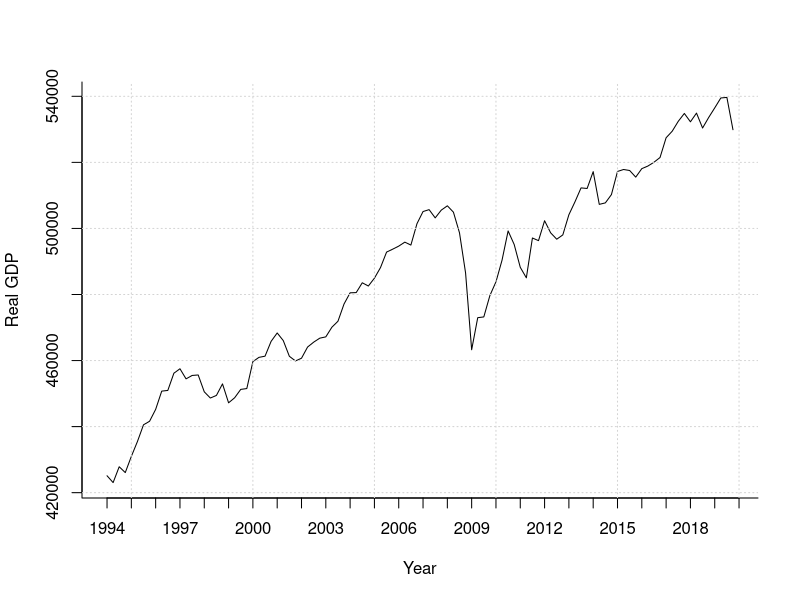
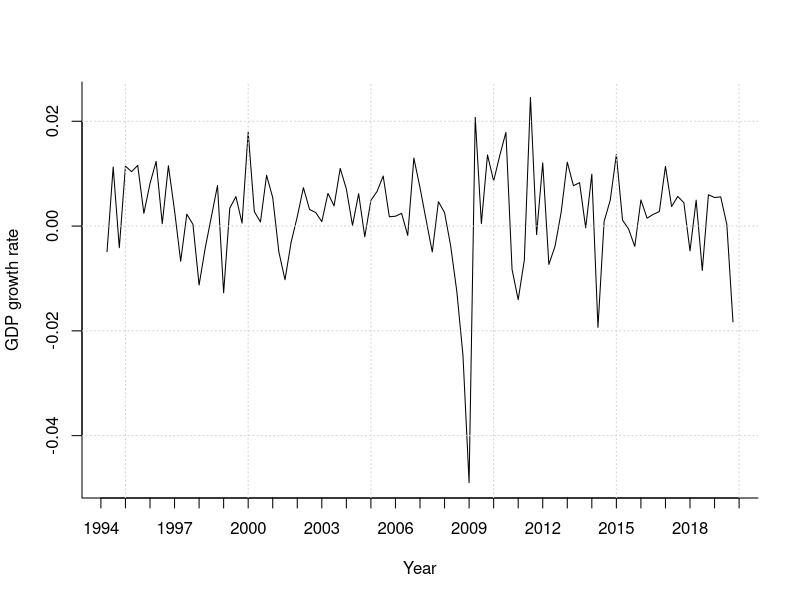
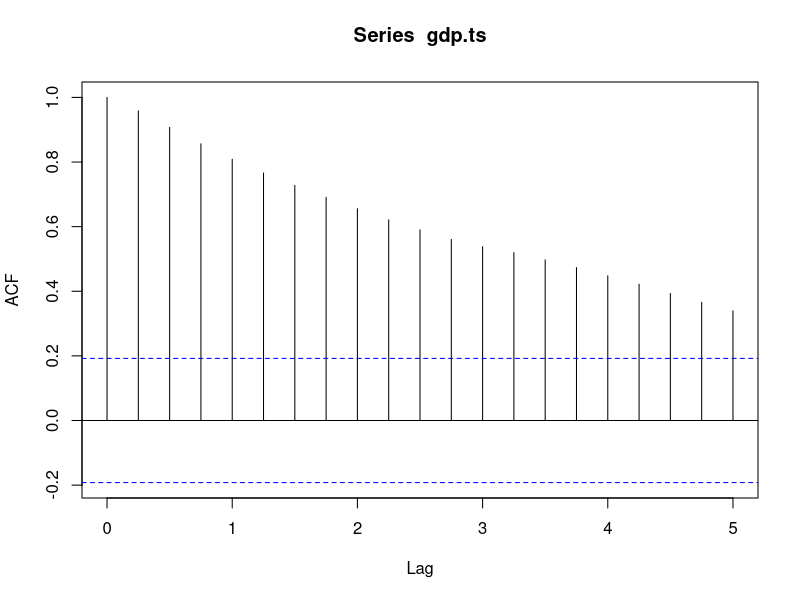
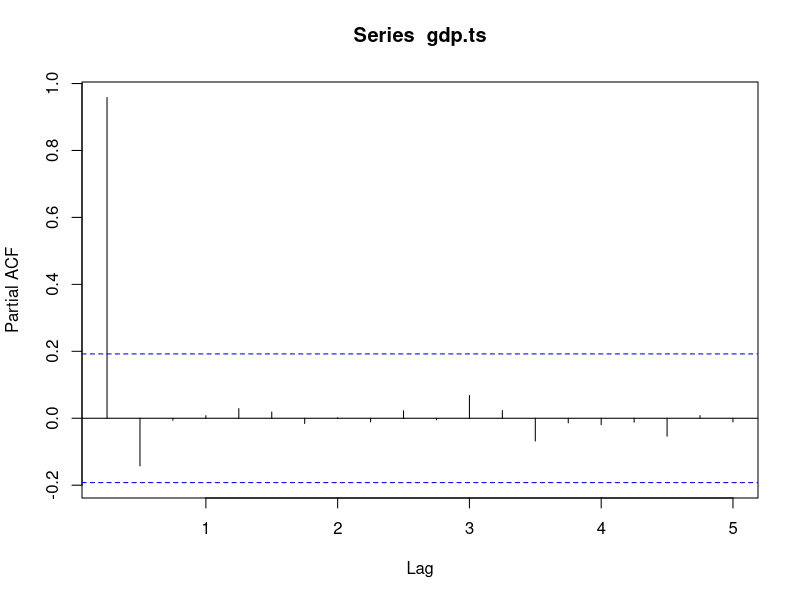
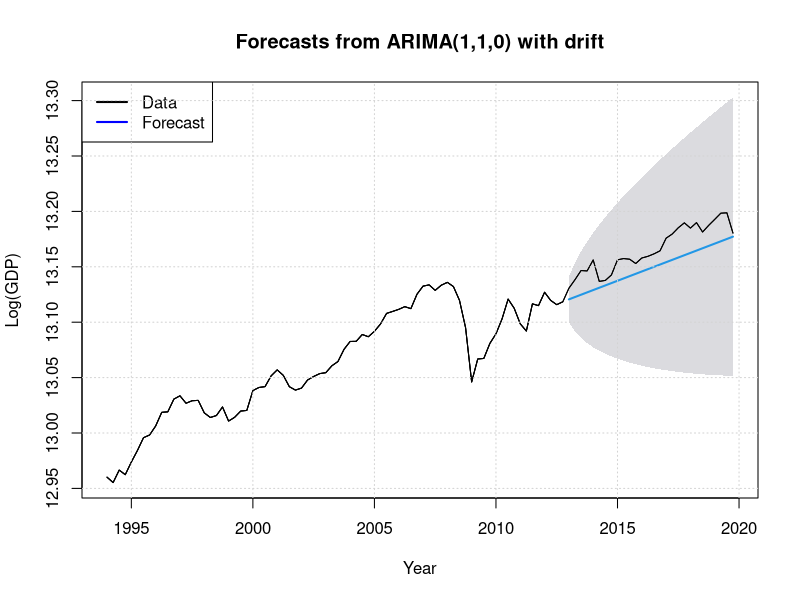
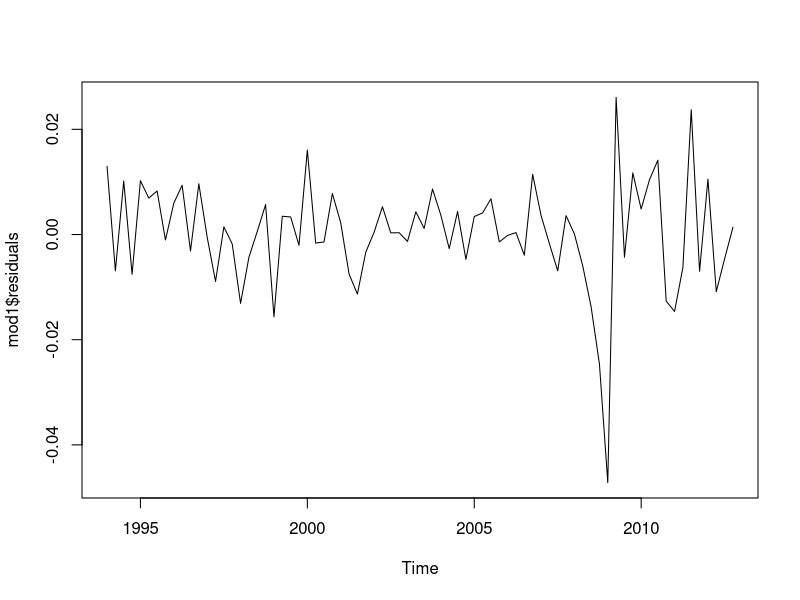
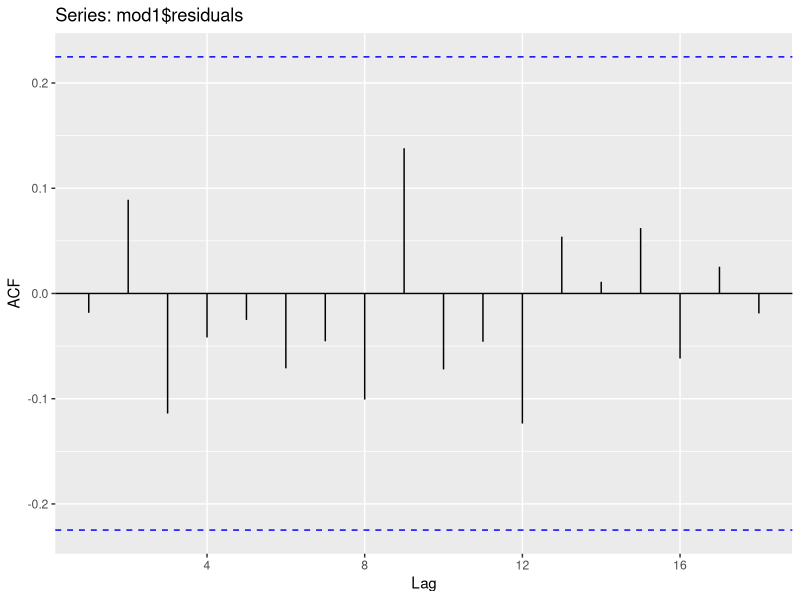
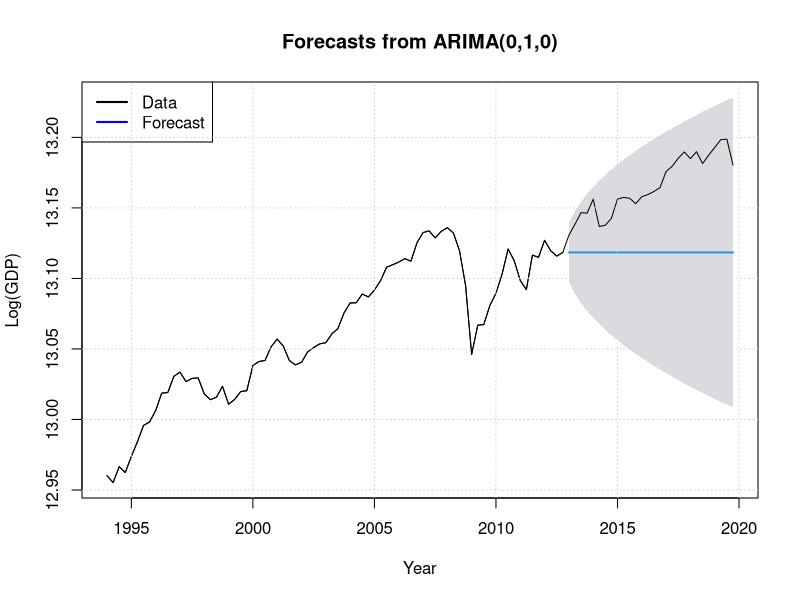

Recreate these plots in R, in order.
## ---- chunk 1
knitr::opts_chunk$set(echo = TRUE)
## ---- chunk 2
library(forecast)
library(ggplot2)
library(urca)
## ---- chunk 3
#Import Data - Japan Real GDP, Quarterly Data, seasonaly adjusted
gdp <- read.csv('JPNRGDPEXP.csv')
#Turn the data into time series format
gdp.ts <- ts(gdp$JPNRGDPEXP,start=c(1994,1),freq=4)
## ---- chunk 4
#Simple Data Plot
plot(gdp.ts,  ylab = "Real GDP", xlab = "Year", bty = "l",xaxt="n")
axis(1, at = seq(1994, 2020, 1)) 
grid()
## ---- chunk 5
#Log Difference Plot
gdp.log <- log(gdp.ts)
gdp.ts.diff <- diff(gdp.log, lag=1)
plot(gdp.ts.diff,  ylab = "GDP growth rate", xlab = "Year", bty = "l",xaxt="n")
axis(1, at = seq(1994, 2020, 1)) 
grid()
## ---- chunk 6
#Look into ACF and PACF plots in order to gain better understannding of the data
acf(gdp.ts)
pacf(gdp.ts)
## ---- chunk 7
# DF Test for stationarity
# Use trend ADF test because there's a clear trend in the GDP data, "BIC" since the dataset is large
df.test <- ur.df(gdp.log,type="trend",selectlags="BIC")
print(summary(df.test))
sumStats <- summary(df.test)
#Third statistic since type = 'trend'
teststat <- sumStats@teststat[3]
# critical value at 5 percent
critical <- sumStats@cval[2]
teststat > critical

## ---- chunk 8
#Use data until 2012 as training set and the rest as validation set
gdp.train.ts <- window( gdp.log, start=c(1994,1),end=c(2012,4))
gdp.valid.ts <- window( gdp.log, start=c(2013,1))
# length of full data set
T <- length(gdp.log)
# length of training data set
T2 <- length(gdp.train.ts)

# Arima model with trend 
mod1 <- Arima(gdp.train.ts,order=c(1,1,0),include.constant = TRUE)
mod1.fcast <- forecast(mod1,h=T-T2,level=95)

#plot forecase
plot(mod1.fcast, xlab="Year",ylab="Log(GDP)")
lines(gdp.log)
lines(gdp.log,lwd=1)
legend(x="topleft",c("Data","Forecast"),col=c("black","blue"),lwd=2)
grid()
## ---- chunk 9
#residual diagnosis: uncorrelated
plot(mod1$residuals)
ggAcf(mod1$residuals)
## ---- chunk 10
# ARIMA(d=1) model, because 1994-2020 is a lonng time horizon, use bic here
mod2 <- auto.arima(gdp.train.ts,d=1,ic="bic",seasonal=FALSE)
mod2.fcast <- forecast(mod2,h=T-T2,level=95)
plot(mod2.fcast,xlab="Year",ylab="Log(GDP)")
lines(gdp.log)
legend(x="topleft",c("Data","Forecast"),col=c("black","blue"),lwd=2)
grid()
## ---- chunk 11
# Following the suggestion in peer review, add another double exponential filtering/ Holt model wtih trend as comparison with my arima model as well
ses <- ets(gdp.train.ts, model="AAN")
ses.pred <- forecast(ses, h=T-T2, level=95)
plot(ses.pred,xlab="Year",ylab="Log(GDP)")
lines(gdp.log)
legend(x="topleft",c("Data","Forecast"),col=c("black","blue"),lwd=2)
grid()
## ---- chunk 12
# Compare the accuracy of three models
accuracy(mod1.fcast,gdp.log)
accuracy(mod2.fcast,gdp.log)
accuracy(ses.pred,gdp.log)
# Conduct DM test to see if my model is a better model comparing with baseline Arima(0,1,0) & the Holt model
dm.test(residuals(mod1.fcast),residuals(ses.pred),alternative="less")
dm.test(residuals(mod1.fcast),residuals(mod2.fcast),alternative="less")

